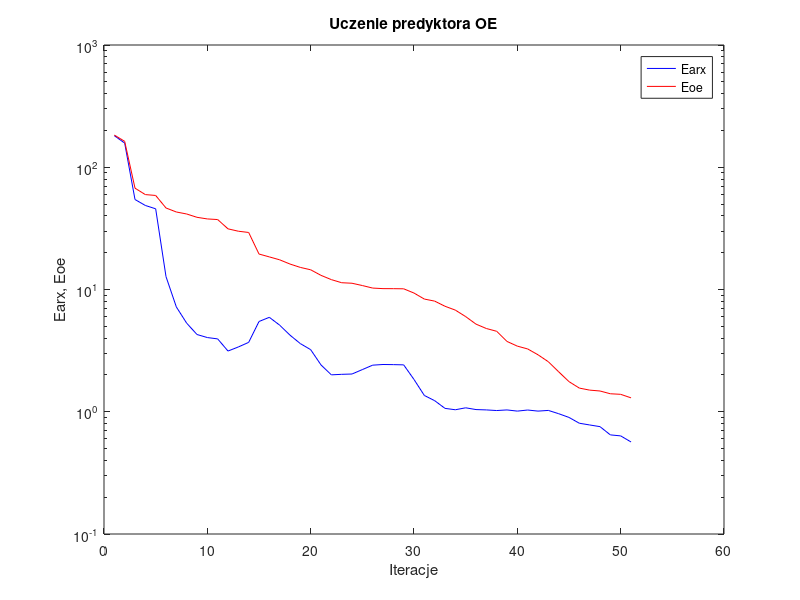
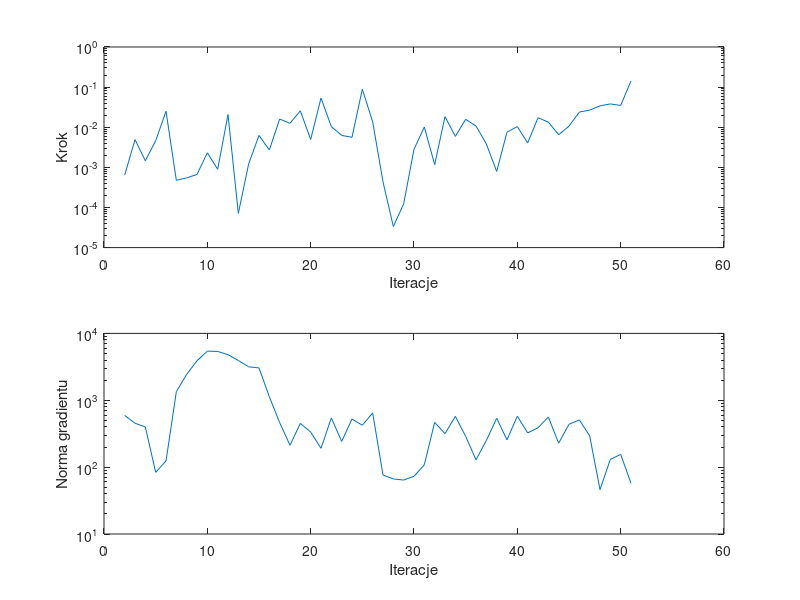

Here is the MATLAB script that generated these plots, in order:
%uczenie predyktora oe
clear all;
n=0; farx(n+1)=1.813417e+002; foe(n+1)=1.833860e+002; wspucz(n+1)=0.000000e+000; ng(n+1)=0.000000e+000;
%odnowa zmiennej metryki
n=1; farx(n+1)=1.576354e+002; foe(n+1)=1.629136e+002; krok(n+1)=6.399708e-004; ng(n+1)=5.955440e+002;
n=2; farx(n+1)=5.445798e+001; foe(n+1)=6.743189e+001; krok(n+1)=4.904166e-003; ng(n+1)=4.531154e+002;
n=3; farx(n+1)=4.869370e+001; foe(n+1)=5.975175e+001; krok(n+1)=1.460933e-003; ng(n+1)=3.996116e+002;
n=4; farx(n+1)=4.571828e+001; foe(n+1)=5.878720e+001; krok(n+1)=4.587536e-003; ng(n+1)=8.357532e+001;
n=5; farx(n+1)=1.274868e+001; foe(n+1)=4.643389e+001; krok(n+1)=2.502130e-002; ng(n+1)=1.236218e+002;
n=6; farx(n+1)=7.201820e+000; foe(n+1)=4.305880e+001; krok(n+1)=4.751309e-004; ng(n+1)=1.342645e+003;
n=7; farx(n+1)=5.305039e+000; foe(n+1)=4.146690e+001; krok(n+1)=5.469456e-004; ng(n+1)=2.442366e+003;
n=8; farx(n+1)=4.283814e+000; foe(n+1)=3.895132e+001; krok(n+1)=6.650130e-004; ng(n+1)=3.890934e+003;
n=9; farx(n+1)=4.045237e+000; foe(n+1)=3.778038e+001; krok(n+1)=2.307756e-003; ng(n+1)=5.424705e+003;
n=10; farx(n+1)=3.944665e+000; foe(n+1)=3.733914e+001; krok(n+1)=8.940659e-004; ng(n+1)=5.369238e+003;
n=11; farx(n+1)=3.137717e+000; foe(n+1)=3.135127e+001; krok(n+1)=2.067140e-002; ng(n+1)=4.807681e+003;
n=12; farx(n+1)=3.388180e+000; foe(n+1)=2.997532e+001; krok(n+1)=7.131570e-005; ng(n+1)=3.937551e+003;
n=13; farx(n+1)=3.694231e+000; foe(n+1)=2.927603e+001; krok(n+1)=1.222281e-003; ng(n+1)=3.162744e+003;
n=14; farx(n+1)=5.473796e+000; foe(n+1)=1.950417e+001; krok(n+1)=6.255325e-003; ng(n+1)=3.047815e+003;
n=15; farx(n+1)=5.921718e+000; foe(n+1)=1.847995e+001; krok(n+1)=2.716773e-003; ng(n+1)=1.129566e+003;
n=16; farx(n+1)=5.108460e+000; foe(n+1)=1.749251e+001; krok(n+1)=1.601914e-002; ng(n+1)=4.623621e+002;
n=17; farx(n+1)=4.231851e+000; foe(n+1)=1.615309e+001; krok(n+1)=1.251065e-002; ng(n+1)=2.126465e+002;
n=18; farx(n+1)=3.609887e+000; foe(n+1)=1.516172e+001; krok(n+1)=2.570124e-002; ng(n+1)=4.506023e+002;
n=19; farx(n+1)=3.220168e+000; foe(n+1)=1.449583e+001; krok(n+1)=4.938447e-003; ng(n+1)=3.343707e+002;
n=20; farx(n+1)=2.415631e+000; foe(n+1)=1.305300e+001; krok(n+1)=5.344961e-002; ng(n+1)=1.911277e+002;
n=21; farx(n+1)=2.004166e+000; foe(n+1)=1.204545e+001; krok(n+1)=1.034736e-002; ng(n+1)=5.436030e+002;
n=22; farx(n+1)=2.023702e+000; foe(n+1)=1.136303e+001; krok(n+1)=6.254878e-003; ng(n+1)=2.426025e+002;
n=23; farx(n+1)=2.035416e+000; foe(n+1)=1.125200e+001; krok(n+1)=5.608324e-003; ng(n+1)=5.237315e+002;
n=24; farx(n+1)=2.212603e+000; foe(n+1)=1.077515e+001; krok(n+1)=8.877087e-002; ng(n+1)=4.234230e+002;
n=25; farx(n+1)=2.404915e+000; foe(n+1)=1.027295e+001; krok(n+1)=1.360507e-002; ng(n+1)=6.458351e+002;
%odnowa zmiennej metryki
n=26; farx(n+1)=2.435519e+000; foe(n+1)=1.016643e+001; krok(n+1)=4.356664e-004; ng(n+1)=7.627538e+001;
n=27; farx(n+1)=2.429363e+000; foe(n+1)=1.015820e+001; krok(n+1)=3.351833e-005; ng(n+1)=6.661294e+001;
n=28; farx(n+1)=2.418861e+000; foe(n+1)=1.013311e+001; krok(n+1)=1.231773e-004; ng(n+1)=6.406941e+001;
n=29; farx(n+1)=1.836963e+000; foe(n+1)=9.352773e+000; krok(n+1)=2.818678e-003; ng(n+1)=7.286613e+001;
n=30; farx(n+1)=1.359081e+000; foe(n+1)=8.353181e+000; krok(n+1)=1.012183e-002; ng(n+1)=1.087075e+002;
n=31; farx(n+1)=1.232046e+000; foe(n+1)=8.035239e+000; krok(n+1)=1.171923e-003; ng(n+1)=4.677392e+002;
n=32; farx(n+1)=1.065790e+000; foe(n+1)=7.293188e+000; krok(n+1)=1.835014e-002; ng(n+1)=3.168624e+002;
n=33; farx(n+1)=1.038304e+000; foe(n+1)=6.783162e+000; krok(n+1)=5.915258e-003; ng(n+1)=5.750926e+002;
n=34; farx(n+1)=1.077220e+000; foe(n+1)=6.002953e+000; krok(n+1)=1.573351e-002; ng(n+1)=2.886007e+002;
n=35; farx(n+1)=1.042064e+000; foe(n+1)=5.209047e+000; krok(n+1)=1.076348e-002; ng(n+1)=1.287808e+002;
n=36; farx(n+1)=1.035252e+000; foe(n+1)=4.797145e+000; krok(n+1)=3.835857e-003; ng(n+1)=2.502855e+002;
n=37; farx(n+1)=1.023149e+000; foe(n+1)=4.552063e+000; krok(n+1)=7.899388e-004; ng(n+1)=5.376073e+002;
n=38; farx(n+1)=1.034989e+000; foe(n+1)=3.759733e+000; krok(n+1)=7.557177e-003; ng(n+1)=2.562440e+002;
n=39; farx(n+1)=1.012199e+000; foe(n+1)=3.441573e+000; krok(n+1)=1.034736e-002; ng(n+1)=5.777824e+002;
n=40; farx(n+1)=1.033182e+000; foe(n+1)=3.264348e+000; krok(n+1)=4.049572e-003; ng(n+1)=3.249237e+002;
n=41; farx(n+1)=1.012276e+000; foe(n+1)=2.924387e+000; krok(n+1)=1.725161e-002; ng(n+1)=3.883202e+002;
n=42; farx(n+1)=1.025452e+000; foe(n+1)=2.565542e+000; krok(n+1)=1.340015e-002; ng(n+1)=5.613113e+002;
n=43; farx(n+1)=9.640213e-001; foe(n+1)=2.122275e+000; krok(n+1)=6.485153e-003; ng(n+1)=2.281416e+002;
n=44; farx(n+1)=8.986018e-001; foe(n+1)=1.763670e+000; krok(n+1)=1.064021e-002; ng(n+1)=4.375617e+002;
n=45; farx(n+1)=8.055231e-001; foe(n+1)=1.561552e+000; krok(n+1)=2.387143e-002; ng(n+1)=5.083232e+002;
n=46; farx(n+1)=7.798121e-001; foe(n+1)=1.503004e+000; krok(n+1)=2.667694e-002; ng(n+1)=2.932338e+002;
n=47; farx(n+1)=7.554093e-001; foe(n+1)=1.478468e+000; krok(n+1)=3.413297e-002; ng(n+1)=4.614445e+001;
n=48; farx(n+1)=6.468854e-001; foe(n+1)=1.403418e+000; krok(n+1)=3.809184e-002; ng(n+1)=1.305583e+002;
n=49; farx(n+1)=6.347766e-001; foe(n+1)=1.388605e+000; krok(n+1)=3.482091e-002; ng(n+1)=1.549746e+002;
n=50; farx(n+1)=5.662632e-001; foe(n+1)=1.299614e+000; krok(n+1)=1.423178e-001; ng(n+1)=5.740300e+001;

figure; semilogy(farx,'b'); hold on; semilogy(foe,'r'); xlabel('Iteracje'); ylabel('Earx, Eoe'); legend('Earx','Eoe'); title('Uczenie predyktora OE');
figure; subplot(2,1,1); semilogy(krok); xlabel('Iteracje'); ylabel('Krok');
subplot(2,1,2); semilogy(ng); xlabel('Iteracje'); ylabel('Norma gradientu');
Earx=farx(n+1)
Eoe=foe(n+1)
